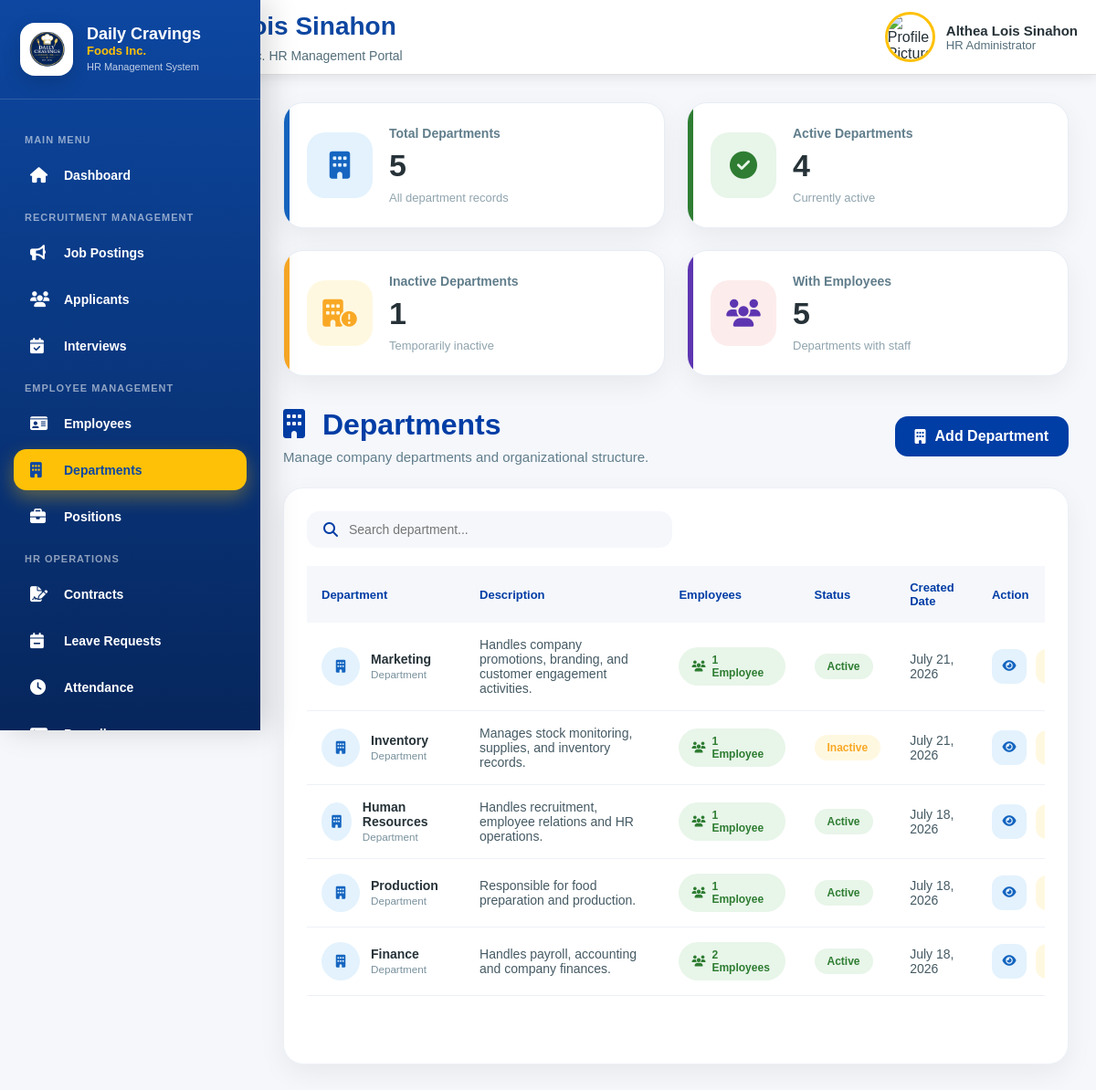
The app's page /hr/departments.php (signed in) with its own data.
### tables this page shows
CREATE TABLE `departments` (
  `department_id` int(11) NOT NULL,
  `department_name` varchar(100) DEFAULT NULL,
  `description` text DEFAULT NULL,
  `created_at` timestamp NOT NULL DEFAULT current_timestamp(),
  `status` enum('Active','Inactive') DEFAULT 'Active'
);

### hr/departments.php (the view, shortened to what this page needs)
<?php
require_once "../config/db.php";
$totalDepartments = $conn->query("
    SELECT COUNT(*)
    FROM departments
")->fetchColumn();
$activeDepartments = $conn->query("
    SELECT COUNT(*)
    FROM departments
    WHERE status = 'Active'
")->fetchColumn();
$inactiveDepartments = $conn->query("
    SELECT COUNT(*)
    FROM departments
    WHERE status = 'Inactive'
")->fetchColumn();
$withEmployees = $conn->query("
    SELECT COUNT(DISTINCT department_id)
    FROM employees
    WHERE department_id IS NOT NULL
    AND employment_status = 'Active'
")->fetchColumn();
$search = trim($_GET['search'] ?? "");
$sql = "
SELECT
    d.department_id,
    d.department_name,
    d.description,
    d.status,
    d.created_at,
    COUNT(e.employee_id) AS employee_count
FROM departments d
LEFT JOIN employees e
    ON d.department_id = e.department_id
    AND e.employment_status = 'Active'
WHERE 1
";
$params = [];
$sql .= "
GROUP BY d.department_id
ORDER BY d.created_at DESC
";
$stmt = $conn->prepare($sql);
$stmt->execute($params);
$departments = $stmt->fetchAll(PDO::FETCH_ASSOC);
?>
<!DOCTYPE html>
<html lang="en">
<head>
    <link rel="stylesheet" href="../assets/css/global.css">
    <link rel="stylesheet" href="../assets/css/hr.css">
    <link rel="stylesheet"
          href="https://cdnjs.cloudflare.com/ajax/libs/font-awesome/6.7.2/css/all.min.css">
</head>
<body>
<div class="hr-wrapper">
    <?php require_once "includes/sidebar.php"; ?>
    <div class="hr-content-wrapper">
        <?php require_once "includes/header.php"; ?>
        <main class="hr-main">
            <section class="hr-dept-page">
<div class="hr-dept-summary-grid">
    <div class="hr-dept-summary-card blue">
        <div class="hr-dept-summary-icon">
            <i class="fa-solid fa-building"></i>
        </div>
        <div class="hr-dept-summary-content">
            <span>
                Total Departments
            </span>
            <h2>
                <?= $totalDepartments; ?>
            </h2>
            <p>All department records</p>
        </div>
    </div>
    <div class="hr-dept-summary-card green">
        <div class="hr-dept-summary-icon">
            <i class="fa-solid fa-circle-check"></i>
        </div>
        <div class="hr-dept-summary-content">
            <span>
                Active Departments
            </span>
            <h2>
                <?= $activeDepartments; ?>
            </h2>
            <p>
                Currently active
            </p>
        </div>
    </div>
    <div class="hr-dept-summary-card yellow">
        <div class="hr-dept-summary-icon">
            <i class="fa-solid fa-building-circle-exclamation"></i>
        </div>
        <div class="hr-dept-summary-content">
            <span>
                Inactive Departments
            </span>
            <h2>
                <?= $inactiveDepartments; ?>
            </h2>
            <p>Temporarily inactive</p>
        </div>
    </div>
    <div class="hr-dept-summary-card purple">
        <div class="hr-dept-summary-icon">
            <i class="fa-solid fa-users"></i>
        </div>
        <div class="hr-dept-summary-content">
            <span>
                With Employees
            </span>
            <h2>
                <?= $withEmployees; ?>
            </h2>
            <p>Departments with staff</p>
        </div>
    </div>
</div>
<div class="hr-dept-header">
    <div class="hr-dept-title">
        <h1>
            <i class="fa-solid fa-building"></i>
            Departments
        </h1>
        <p>Manage company departments and organizational structure.</p>
    </div>
    <div class="hr-dept-header-actions">
        <a href="department_add.php"
           class="hr-dept-add-btn">
            <i class="fa-solid fa-building"></i>
            Add Department
        </a>
    </div>
</div>
<div class="hr-dept-table-card">
    <div class="hr-dept-search">
        <form method="GET">
            <div class="hr-dept-search-box">
                <i class="fa-solid fa-magnifying-glass"></i>
                <input
                    type="text"
                    name="search"
                    id="departmentSearch"
                    placeholder="Search department..."
                    value="<?= htmlspecialchars($search); ?>"
                >
            </div>
        </form>
    </div>
    <div class="hr-dept-table-wrapper">
        <table class="hr-dept-table">
            <thead>
                <tr>
                    <th>Department</th>
                    <th>Description</th>
                    <th>Employees</th>
                    <th>Status</th>
                    <th>Created Date</th>
                    <th>Action</th>
                </tr>
            </thead>
            <tbody id="departmentTableBody">
                <?php if (!empty($departments)): ?>
<?php foreach ($departments as $department): ?>
<tr class="department-row">
    <td>
        <div class="hr-dept-name">
            <div class="hr-dept-avatar">
                <i class="fa-solid fa-building"></i>
            </div>
            <div>
                <strong>
                    <?= htmlspecialchars($department['department_name']); ?>
                </strong>
                <small>
                    Department
                </small>
            </div>
        </div>
    </td>
    <td>
        <?= !empty($department['description'])
            ? htmlspecialchars($department['description'])
            : "No description available";
        ?>
    </td>
    <td>
        <span class="hr-dept-employee-count <?= $department['employee_count'] == 0 ? 'zero' : ''; ?>">
            <i class="fa-solid fa-users"></i>
            <?= $department['employee_count']; ?>
            Employee<?= $department['employee_count'] != 1 ? "s" : ""; ?>
        </span>
    </td>
    <td>
        <span class="hr-emp-status <?= strtolower($department['status']); ?>">
            <?= htmlspecialchars($department['status']); ?>
        </span>
    </td>
    <td>
        <?= date(
            "F d, Y",
            strtotime($department['created_at'])
        ); ?>
    </td>
    <td>
        <div class="hr-dept-actions">
            <form action="department_view.php" method="POST">
                <button
                    type="submit"
                    class="hr-dept-action view"
                    title="View Department Details"
                >
                    <i class="fa-solid fa-eye"></i>
                </button>
            </form>
            <form action="department_edit.php" method="POST">
                <button
                    type="submit"
                    class="hr-dept-action edit"
                    title="Edit Department"
                >
                </button>
            </form>
        </div>
    </td>
</tr>
<?php endforeach; ?>
<?php endif; ?>
            </tbody>
        </table>
    </div>
</div>
            </section>
        </main>
    </div>
</div>
</body>
</html>

### assets/css/global.css (style rules this page uses)
:root { --primary:#0D47A1; --primary-dark:#08306B; --secondary:#1565C0; --secondary-dark:#0B3D91; --accent:#FFC107; --success:#2E7D32; --warning:#F9A825; --danger:#C62828; --background:#F5F7FA; --card:#FFFFFF; --text:#263238; --text-light:#546E7A; --border:#E0E0E0; --shadow: 0 4px 12px rgba(0,0,0,.08); --shadow-lg: 0 12px 35px rgba(0,0,0,.12); --radius-sm:8px; --radius:12px; --radius-lg:18px; --radius-xl:25px; --sidebar-width:280px; --header-height:75px; --transition:.30s ease; }
* { margin:0; padding:0; box-sizing:border-box; }
html { scroll-behavior:smooth; }
body { font-family: "Segoe UI", Arial, sans-serif; background:var(--background); color:var(--text); overflow-x:hidden; }
a { text-decoration:none; color:inherit; }
button, input, select, textarea { font-family:inherit; }
button { cursor:pointer; }

### records on screen
departments: department_name "Marketing", description "Handles company promotions, branding, and customer engagement activities.", employee_count "1", status "Active", created_at "July 21, 2026"
departments: department_name "Inventory", description "Manages stock monitoring, supplies, and inventory records.", employee_count "1", status "Inactive", created_at "July 21, 2026"
departments: department_name "Human Resources", description "Handles recruitment, employee relations and HR operations.", employee_count "1", status "Active", created_at "July 18, 2026"
departments: department_name "Production", description "Responsible for food preparation and production.", employee_count "1", status "Active", created_at "July 18, 2026"
departments: department_name "Finance", description "Handles payroll, accounting and company finances.", employee_count "2", status "Active", created_at "July 18, 2026"

### other values on screen
$hr_name "Althea Lois Sinahon"
$totalDepartments "5"
$activeDepartments "4"
$inactiveDepartments "1"
$withEmployees "5"
